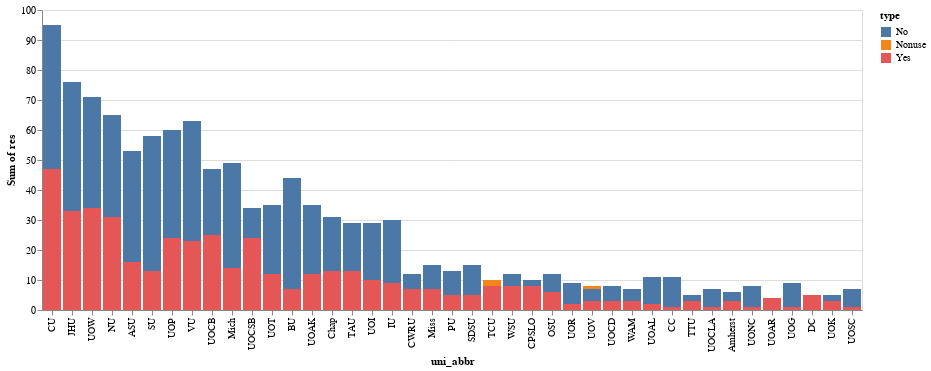

Notebook code cell kept with this figure:
### Markdown cell above
In the chart above, the use of the `color` encoding channel causes Altair / Vega-Lite to automatically stack the bar marks.
Try adding the parameter `stack=None` to the `y` encoding channel to see what happens if we explicitly disallow stacking.

### Code cell
alt.Chart(data).mark_bar().encode(
    alt.X('uni_abbr:N', sort='-y'),
    alt.Y('sum(res)', stack=None),
    alt.Color('type'),
    alt.Tooltip(['uni', 'res']),
).interactive()

### Figure 1 — Vega-Lite specification as saved in the notebook (floating-point values rounded to 4 significant figures)
{"config": {"view": {"continuousWidth": 400, "continuousHeight": 300}}, "data": {"name": "data-625a034231e7cf75ff53895cdf90a07a"}, "mark": "bar", "encoding": {"color": {"type": "nominal", "field": "type"}, "tooltip": [{"type": "nominal", "field": "uni"}, {"type": "quantitative", "field": "res"}], "x": {"type": "nominal", "field": "uni_abbr", "sort": "-y"}, "y": {"type": "quantitative", "aggregate": "sum", "field": "res", "stack": null}}, "selection": {"selector004": {"type": "interval", "bind": "scales", "encodings": ["x", "y"]}}, "$schema": "https://vega.github.io/schema/vega-lite/v4.8.1.json", "datasets": {"data-625a034231e7cf75ff53895cdf90a07a": [{"uni": "Appalachian State University", "type": "Nonuse", "res": 46, "pct": 0.4, "state": "North Carolina", "region": "south", "uni_abbr": "ASU"}, {"uni": "Appalachian State University", "type": "No", "res": 53, "pct": 0.461, "state": "North Carolina", "region": "south", "uni_abbr": "ASU"}, {"uni": "Appalachian State University", "type": "Yes", "res": 16, "pct": 0.139, "state": "North Carolina", "region": "south", "uni_abbr": "ASU"}, {"uni": "Butler University", "type": "Nonuse", "res": 17, "pct": 0.25, "state": "Indiana", "region": "midwest", "uni_abbr": "BU"}, {"uni": "Butler University", "type": "No", "res": 44, "pct": 0.647, "state": "Indiana", "region": "midwest", "uni_abbr": "BU"}, {"uni": "Butler University", "type": "Yes", "res": 7, "pct": 0.103, "state": "Indiana", "region": "midwest", "uni_abbr": "BU"}, {"uni": "Cal Poly San Luis Obispo", "type": "Nonuse", "res": 7, "pct": 0.28, "state": "California", "region": "pacific", "uni_abbr": "CPSLO"}, {"uni": "Cal Poly San Luis Obispo", "type": "No", "res": 10, "pct": 0.4, "state": "California", "region": "pacific", "uni_abbr": "CPSLO"}, {"uni": "Cal Poly San Luis Obispo", "type": "Yes", "res": 8, "pct": 0.32, "state": "California", "region": "pacific", "uni_abbr": "CPSLO"}, {"uni": "Case Western Reserve University", "type": "Nonuse", "res": 12, "pct": 0.387, "state": "Ohio", "region": "midwest", "uni_abbr": "CWRU"}, {"uni": "Case Western Reserve University", "type": "No", "res": 12, "pct": 0.387, "state": "Ohio", "region": "midwest", "uni_abbr": "CWRU"}, {"uni": "Case Western Reserve University", "type": "Yes", "res": 7, "pct": 0.226, "state": "Ohio", "region": "midwest", "uni_abbr": "CWRU"}, {"uni": "Chapman University", "type": "Nonuse", "res": 19, "pct": 0.302, "state": "California", "region": "pacific", "uni_abbr": "Chap"}, {"uni": "Chapman University", "type": "No", "res": 31, "pct": 0.492, "state": "California", "region": "pacific", "uni_abbr": "Chap"}, {"uni": "Chapman University", "type": "Yes", "res": 13, "pct": 0.206, "state": "California", "region": "pacific", "uni_abbr": "Chap"}, {"uni": "Colby College", "type": "Nonuse", "res": 2, "pct": 0.143, "state": "Maine", "region": "northeast", "uni_abbr": "CC"}, {"uni": "Colby College", "type": "No", "res": 11, "pct": 0.786, "state": "Maine", "region": "northeast", "uni_abbr": "CC"}, {"uni": "Colby College", "type": "Yes", "res": 1, "pct": 0.071, "state": "Maine", "region": "northeast", "uni_abbr": "CC"}, {"uni": "College of William and Mary", "type": "Nonuse", "res": 6, "pct": 0.375, "state": "Virginia", "region": "south", "uni_abbr": "WAM"}, {"uni": "College of William and Mary", "type": "No", "res": 7, "pct": 0.438, "state": "Virginia", "region": "south", "uni_abbr": "WAM"}, {"uni": "College of William and Mary", "type": "Yes", "res": 3, "pct": 0.188, "state": "Virginia", "region": "south", "uni_abbr": "WAM"}, {"uni": "Cornell University", "type": "Nonuse", "res": 51, "pct": 0.264, "state": "New York", "region": "northeast", "uni_abbr": "CU"}, {"uni": "Cornell University", "type": "No", "res": 95, "pct": 0.492, "state": "New York", "region": "northeast", "uni_abbr": "CU"}, {"uni": "Cornell University", "type": "Yes", "res": 47, "pct": 0.244, "state": "New York", "region": "northeast", "uni_abbr": "CU"}, {"uni": "Dartmouth College", "type": "Nonuse", "res": 2, "pct": 0.2, "state": "New Hampshire", "region": "northeast", "uni_abbr": "DC"}, {"uni": "Dartmouth College", "type": "No", "res": 3, "pct": 0.3, "state": "New Hampshire", "region": "northeast", "uni_abbr": "DC"}, {"uni": "Dartmouth College", "type": "Yes", "res": 5, "pct": 0.5, "state": "New Hampshire", "region": "northeast", "uni_abbr": "DC"}, {"uni": "Indiana University", "type": "Nonuse", "res": 5, "pct": 0.114, "state": "Indiana", "region": "midwest", "uni_abbr": "IU"}, {"uni": "Indiana University", "type": "No", "res": 30, "pct": 0.682, "state": "Indiana", "region": "midwest", "uni_abbr": "IU"}, {"uni": "Indiana University", "type": "Yes", "res": 9, "pct": 0.205, "state": "Indiana", "region": "midwest", "uni_abbr": "IU"}, {"uni": "Johns Hopkins University", "type": "Nonuse", "res": 29, "pct": 0.21, "state": "Maryland", "region": "northeast", "uni_abbr": "JHU"}, {"uni": "Johns Hopkins University", "type": "No", "res": 76, "pct": 0.551, "state": "Maryland", "region": "northeast", "uni_abbr": "JHU"}, {"uni": "Johns Hopkins University", "type": "Yes", "res": 33, "pct": 0.239, "state": "Maryland", "region": "northeast", "uni_abbr": "JHU"}, {"uni": "Northwestern University", "type": "Nonuse", "res": 24, "pct": 0.2, "state": "Illinois", "region": "midwest", "uni_abbr": "NU"}, {"uni": "Northwestern University", "type": "No", "res": 65, "pct": 0.542, "state": "Illinois", "region": "midwest", "uni_abbr": "NU"}, {"uni": "Northwestern University", "type": "Yes", "res": 31, "pct": 0.258, "state": "Illinois", "region": "midwest", "uni_abbr": "NU"}, {"uni": "Ohio State University", "type": "Nonuse", "res": 1, "pct": 0.053, "state": "Ohio", "region": "midwest", "uni_abbr": "OSU"}, {"uni": "Ohio State University", "type": "No", "res": 12, "pct": 0.632, "state": "Ohio", "region": "midwest", "uni_abbr": "OSU"}, {"uni": "Ohio State University", "type": "Yes", "res": 6, "pct": 0.316, "state": "Ohio", "region": "midwest", "uni_abbr": "OSU"}, {"uni": "Purdue University", "type": "Nonuse", "res": 8, "pct": 0.308, "state": "Indiana", "region": "midwest", "uni_abbr": "PU"}, {"uni": "Purdue University", "type": "No", "res": 13, "pct": 0.5, "state": "Indiana", "region": "midwest", "uni_abbr": "PU"}, {"uni": "Purdue University", "type": "Yes", "res": 5, "pct": 0.192, "state": "Indiana", "region": "midwest", "uni_abbr": "PU"}, {"uni": "San Diego State University", "type": "Nonuse", "res": 6, "pct": 0.231, "state": "California", "region": "pacific", "uni_abbr": "SDSU"}, {"uni": "San Diego State University", "type": "No", "res": 15, "pct": 0.577, "state": "California", "region": "pacific", "uni_abbr": "SDSU"}, {"uni": "San Diego State University", "type": "Yes", "res": 5, "pct": 0.192, "state": "California", "region": "pacific", "uni_abbr": "SDSU"}, {"uni": "Stanford University", "type": "Nonuse", "res": 37, "pct": 0.343, "state": "California", "region": "pacific", "uni_abbr": "SU"}, {"uni": "Stanford University", "type": "No", "res": 58, "pct": 0.537, "state": "California", "region": "pacific", "uni_abbr": "SU"}, {"uni": "Stanford University", "type": "Yes", "res": 13, "pct": 0.12, "state": "California", "region": "pacific", "uni_abbr": "SU"}, {"uni": "Texas A&M University", "type": "Nonuse", "res": 12, "pct": 0.222, "state": "Texas", "region": "mountain", "uni_abbr": "TAU"}, {"uni": "Texas A&M University", "type": "No", "res": 29, "pct": 0.537, "state": "Texas", "region": "mountain", "uni_abbr": "TAU"}, {"uni": "Texas A&M University", "type": "Yes", "res": 13, "pct": 0.241, "state": "Texas", "region": "mountain", "uni_abbr": "TAU"}, {"uni": "Texas Christian University", "type": "Nonuse", "res": 10, "pct": 0.385, "state": "Texas", "region": "mountain", "uni_abbr": "TCU"}, {"uni": "Texas Christian University", "type": "No", "res": 8, "pct": 0.308, "state": "Texas", "region": "mountain", "uni_abbr": "TCU"}, {"uni": "Texas Christian University", "type": "Yes", "res": 8, "pct": 0.308, "state": "Texas", "region": "mountain", "uni_abbr": "TCU"}, {"uni": "Texas Tech University", "type": "Nonuse", "res": 5, "pct": 0.385, "state": "Texas", "region": "mountain", "uni_abbr": "TTU"}, {"uni": "Texas Tech University", "type": "No", "res": 5, "pct": 0.385, "state": "Texas", "region": "mountain", "uni_abbr": "TTU"}, {"uni": "Texas Tech University", "type": "Yes", "res": 3, "pct": 0.231, "state": "Texas", "region": "mountain", "uni_abbr": "TTU"}, {"uni": "UMass Amherst", "type": "Nonuse", "res": 3, "pct": 0.25, "state": "Massachusetts", "region": "northeast", "uni_abbr": "Amherst"}, {"uni": "UMass Amherst", "type": "No", "res": 6, "pct": 0.5, "state": "Massachusetts", "region": "northeast", "uni_abbr": "Amherst"}, {"uni": "UMass Amherst", "type": "Yes", "res": 3, "pct": 0.25, "state": "Massachusetts", "region": "northeast", "uni_abbr": "Amherst"}, {"uni": "University of Alabama", "type": "Nonuse", "res": 2, "pct": 0.133, "state": "Alabama", "region": "south", "uni_abbr": "UOAL"}, {"uni": "University of Alabama", "type": "No", "res": 11, "pct": 0.733, "state": "Alabama", "region": "south", "uni_abbr": "UOAL"}, {"uni": "University of Alabama", "type": "Yes", "res": 2, "pct": 0.133, "state": "Alabama", "region": "south", "uni_abbr": "UOAL"}, {"uni": "University of Arizona", "type": "Nonuse", "res": 3, "pct": 0.273, "state": "Arizona", "region": "pacific", "uni_abbr": "UOAR"}, {"uni": "University of Arizona", "type": "No", "res": 4, "pct": 0.364, "state": "Arizona", "region": "pacific", "uni_abbr": "UOAR"}, {"uni": "University of Arizona", "type": "Yes", "res": 4, "pct": 0.364, "state": "Arizona", "region": "pacific", "uni_abbr": "UOAR"}, {"uni": "University of Arkansas", "type": "Nonuse", "res": 19, "pct": 0.288, "state": "Arkansas", "region": "south", "uni_abbr": "UOAK"}, {"uni": "University of Arkansas", "type": "No", "res": 35, "pct": 0.53, "state": "Arkansas", "region": "south", "uni_abbr": "UOAK"}, {"uni": "University of Arkansas", "type": "Yes", "res": 12, "pct": 0.182, "state": "Arkansas", "region": "south", "uni_abbr": "UOAK"}, {"uni": "University of California, Berkeley", "type": "Nonuse", "res": 19, "pct": 0.209, "state": "California", "region": "pacific", "uni_abbr": "UOCB"}, {"uni": "University of California, Berkeley", "type": "No", "res": 47, "pct": 0.516, "state": "California", "region": "pacific", "uni_abbr": "UOCB"}, {"uni": "University of California, Berkeley", "type": "Yes", "res": 25, "pct": 0.275, "state": "California", "region": "pacific", "uni_abbr": "UOCB"}, {"uni": "University of California, Davis", "type": "Nonuse", "res": 6, "pct": 0.353, "state": "California", "region": "pacific", "uni_abbr": "UOCD"}, {"uni": "University of California, Davis", "type": "No", "res": 8, "pct": 0.471, "state": "California", "region": "pacific", "uni_abbr": "UOCD"}, {"uni": "University of California, Davis", "type": "Yes", "res": 3, "pct": 0.176, "state": "California", "region": "pacific", "uni_abbr": "UOCD"}, {"uni": "University of California, Los Angeles", "type": "Nonuse", "res": 5, "pct": 0.385, "state": "California", "region": "pacific", "uni_abbr": "UOCLA"}, {"uni": "University of California, Los Angeles", "type": "No", "res": 7, "pct": 0.538, "state": "California", "region": "pacific", "uni_abbr": "UOCLA"}, {"uni": "University of California, Los Angeles", "type": "Yes", "res": 1, "pct": 0.077, "state": "California", "region": "pacific", "uni_abbr": "UOCLA"}, {"uni": "University of California, Santa Barbara", "type": "Nonuse", "res": 17, "pct": 0.227, "state": "California", "region": "pacific", "uni_abbr": "UOCSB"}, {"uni": "University of California, Santa Barbara", "type": "No", "res": 34, "pct": 0.453, "state": "California", "region": "pacific", "uni_abbr": "UOCSB"}, {"uni": "University of California, Santa Barbara", "type": "Yes", "res": 24, "pct": 0.32, "state": "California", "region": "pacific", "uni_abbr": "UOCSB"}, {"uni": "University of Georgia", "type": "Nonuse", "res": 1, "pct": 0.091, "state": "Georgia", "region": "south", "uni_abbr": "UOG"}, {"uni": "University of Georgia", "type": "No", "res": 9, "pct": 0.818, "state": "Georgia", "region": "south", "uni_abbr": "UOG"}, {"uni": "University of Georgia", "type": "Yes", "res": 1, "pct": 0.091, "state": "Georgia", "region": "south", "uni_abbr": "UOG"}, {"uni": "University of Illinois", "type": "Nonuse", "res": 8, "pct": 0.17, "state": "Illinois", "region": "midwest", "uni_abbr": "UOI"}, {"uni": "University of Illinois", "type": "No", "res": 29, "pct": 0.617, "state": "Illinois", "region": "midwest", "uni_abbr": "UOI"}, {"uni": "University of Illinois", "type": "Yes", "res": 10, "pct": 0.213, "state": "Illinois", "region": "midwest", "uni_abbr": "UOI"}, {"uni": "University of Kansas", "type": "Nonuse", "res": 2, "pct": 0.2, "state": "Kansas", "region": "midwest", "uni_abbr": "UOK"}, {"uni": "University of Kansas", "type": "No", "res": 5, "pct": 0.5, "state": "Kansas", "region": "midwest", "uni_abbr": "UOK"}, {"uni": "University of Kansas", "type": "Yes", "res": 3, "pct": 0.3, "state": "Kansas", "region": "midwest", "uni_abbr": "UOK"}, {"uni": "University of Michigan", "type": "Nonuse", "res": 23, "pct": 0.267, "state": "Michigan", "region": "midwest", "uni_abbr": "Mich"}, {"uni": "University of Michigan", "type": "No", "res": 49, "pct": 0.57, "state": "Michigan", "region": "midwest", "uni_abbr": "Mich"}, {"uni": "University of Michigan", "type": "Yes", "res": 14, "pct": 0.163, "state": "Michigan", "region": "midwest", "uni_abbr": "Mich"}, {"uni": "University of Missouri", "type": "Nonuse", "res": 8, "pct": 0.267, "state": "Missouri", "region": "midwest", "uni_abbr": "Miss"}, {"uni": "University of Missouri", "type": "No", "res": 15, "pct": 0.5, "state": "Missouri", "region": "midwest", "uni_abbr": "Miss"}, {"uni": "University of Missouri", "type": "Yes", "res": 7, "pct": 0.233, "state": "Missouri", "region": "midwest", "uni_abbr": "Miss"}, {"uni": "University of North Carolina", "type": "Nonuse", "res": 3, "pct": 0.25, "state": "North Carolina", "region": "south", "uni_abbr": "UONC"}, {"uni": "University of North Carolina", "type": "No", "res": 8, "pct": 0.667, "state": "North Carolina", "region": "south", "uni_abbr": "UONC"}, {"uni": "University of North Carolina", "type": "Yes", "res": 1, "pct": 0.083, "state": "North Carolina", "region": "south", "uni_abbr": "UONC"}, {"uni": "University of Pennsylvania", "type": "Nonuse", "res": 24, "pct": 0.222, "state": "Pennsylvania", "region": "northeast", "uni_abbr": "UOP"}, {"uni": "University of Pennsylvania", "type": "No", "res": 60, "pct": 0.556, "state": "Pennsylvania", "region": "northeast", "uni_abbr": "UOP"}, {"uni": "University of Pennsylvania", "type": "Yes", "res": 24, "pct": 0.222, "state": "Pennsylvania", "region": "northeast", "uni_abbr": "UOP"}, {"uni": "University of Richmond", "type": "Nonuse", "res": 7, "pct": 0.389, "state": "Virginia", "region": "south", "uni_abbr": "UOR"}, {"uni": "University of Richmond", "type": "No", "res": 9, "pct": 0.5, "state": "Virginia", "region": "south", "uni_abbr": "UOR"}, {"uni": "University of Richmond", "type": "Yes", "res": 2, "pct": 0.111, "state": "Virginia", "region": "south", "uni_abbr": "UOR"}, {"uni": "University of Southern California", "type": "Nonuse", "res": 2, "pct": 0.2, "state": "California", "region": "pacific", "uni_abbr": "UOSC"}, {"uni": "University of Southern California", "type": "No", "res": 7, "pct": 0.7, "state": "California", "region": "pacific", "uni_abbr": "UOSC"}, {"uni": "University of Southern California", "type": "Yes", "res": 1, "pct": 0.1, "state": "California", "region": "pacific", "uni_abbr": "UOSC"}, {"uni": "University of Texas", "type": "Nonuse", "res": 26, "pct": 0.356, "state": "Texas", "region": "mountain", "uni_abbr": "UOT"}, {"uni": "University of Texas", "type": "No", "res": 35, "pct": 0.479, "state": "Texas", "region": "mountain", "uni_abbr": "UOT"}, {"uni": "University of Texas", "type": "Yes", "res": 12, "pct": 0.164, "state": "Texas", "region": "mountain", "uni_abbr": "UOT"}, {"uni": "University of Virginia", "type": "Nonuse", "res": 8, "pct": 0.444, "state": "Virginia", "region": "south", "uni_abbr": "UOV"}, {"uni": "University of Virginia", "type": "No", "res": 7, "pct": 0.389, "state": "Virginia", "region": "south", "uni_abbr": "UOV"}, {"uni": "University of Virginia", "type": "Yes", "res": 3, "pct": 0.167, "state": "Virginia", "region": "south", "uni_abbr": "UOV"}, {"uni": "University of Wisconsin-Madison", "type": "Nonuse", "res": 21, "pct": 0.167, "state": "Wisconsin", "region": "midwest", "uni_abbr": "UOW"}, {"uni": "University of Wisconsin-Madison", "type": "No", "res": 71, "pct": 0.563, "state": "Wisconsin", "region": "midwest", "uni_abbr": "UOW"}, {"uni": "University of Wisconsin-Madison", "type": "Yes", "res": 34, "pct": 0.27, "state": "Wisconsin", "region": "midwest", "uni_abbr": "UOW"}, {"uni": "Vanderbilt University", "type": "Nonuse", "res": 12, "pct": 0.122, "state": "Tennessee", "region": "south", "uni_abbr": "VU"}, {"uni": "Vanderbilt University", "type": "No", "res": 63, "pct": 0.643, "state": "Tennessee", "region": "south", "uni_abbr": "VU"}, {"uni": "Vanderbilt University", "type": "Yes", "res": 23, "pct": 0.235, "state": "Tennessee", "region": "south", "uni_abbr": "VU"}, {"uni": "Washington State University", "type": "Nonuse", "res": 6, "pct": 0.231, "state": "Washington", "region": "pacific", "uni_abbr": "WSU"}, {"uni": "Washington State University", "type": "No", "res": 12, "pct": 0.462, "state": "Washington", "region": "pacific", "uni_abbr": "WSU"}, {"uni": "Washington State University", "type": "Yes", "res": 8, "pct": 0.308, "state": "Washington", "region": "pacific", "uni_abbr": "WSU"}]}}
